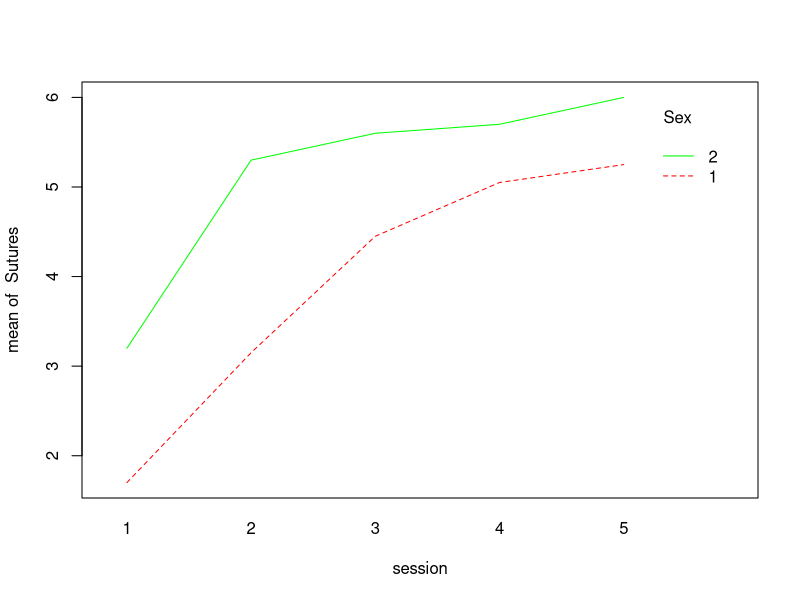
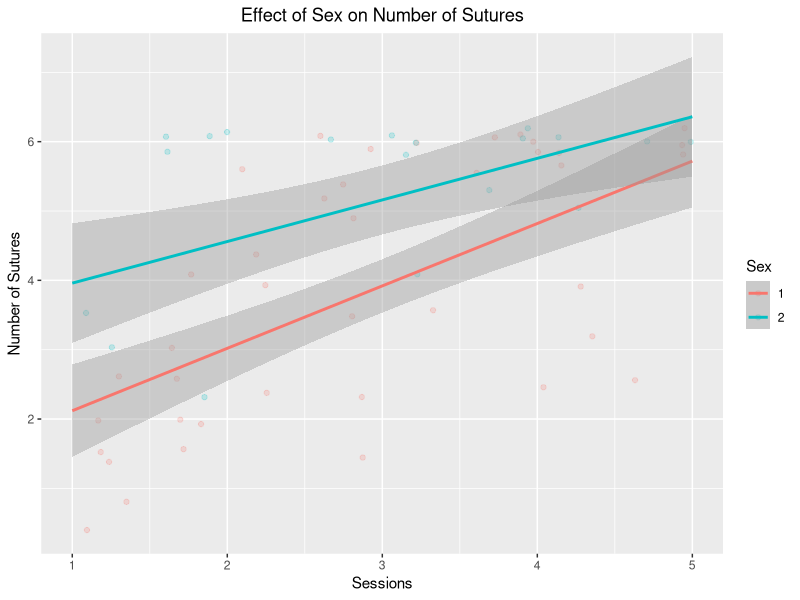
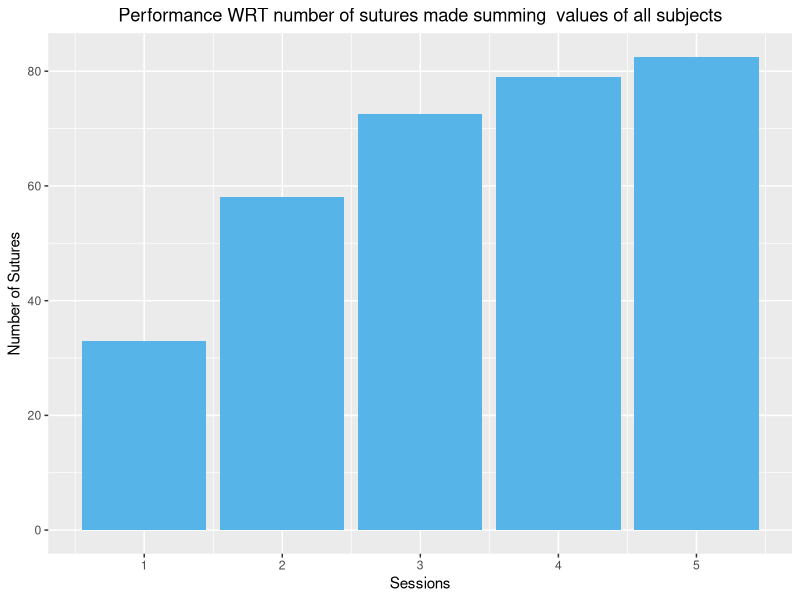
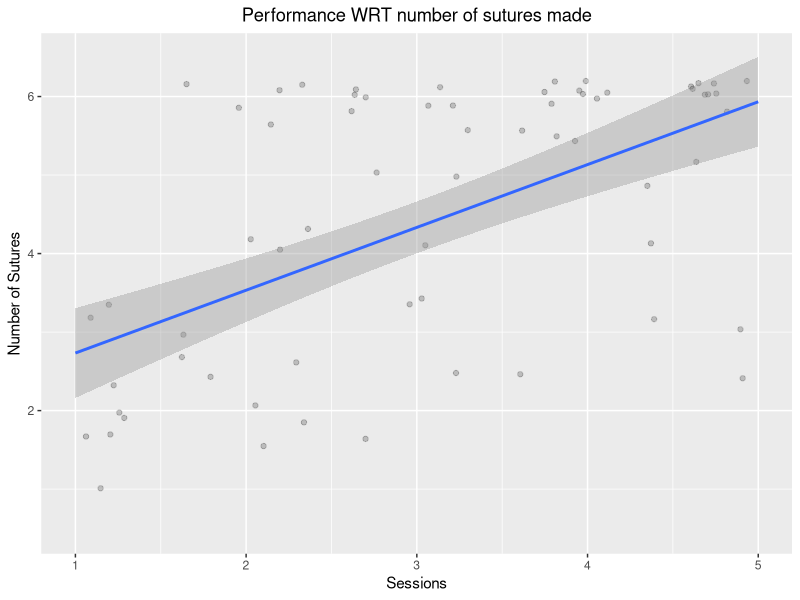
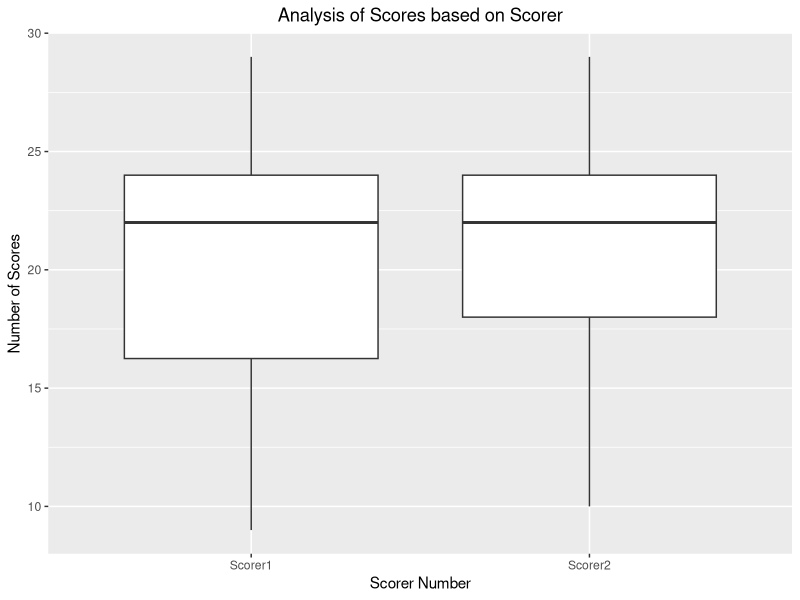
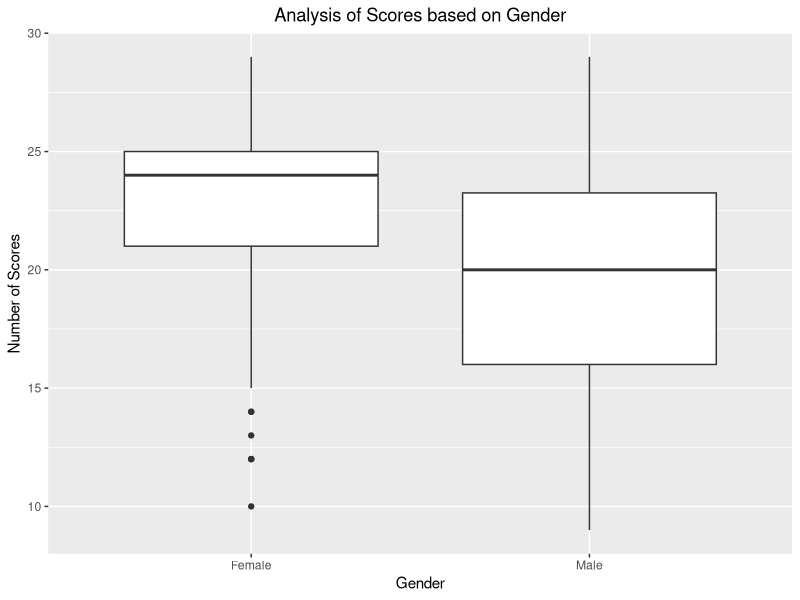
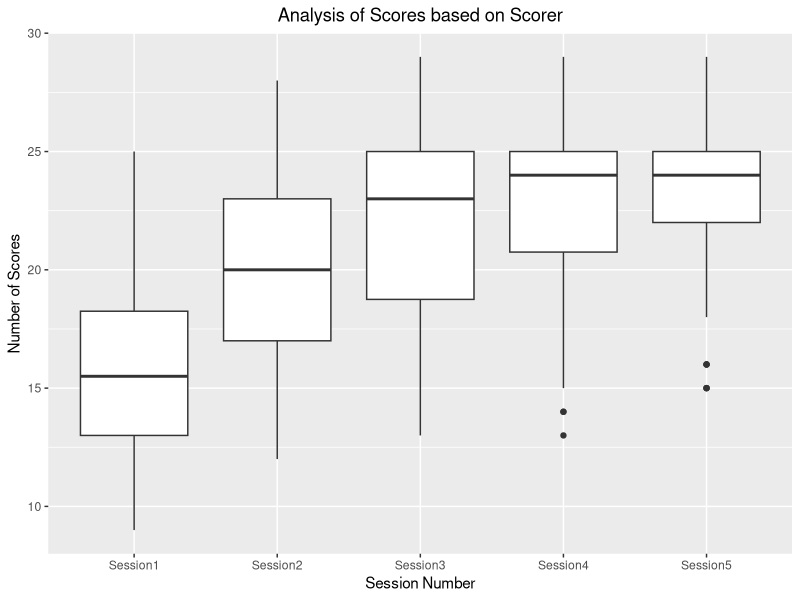
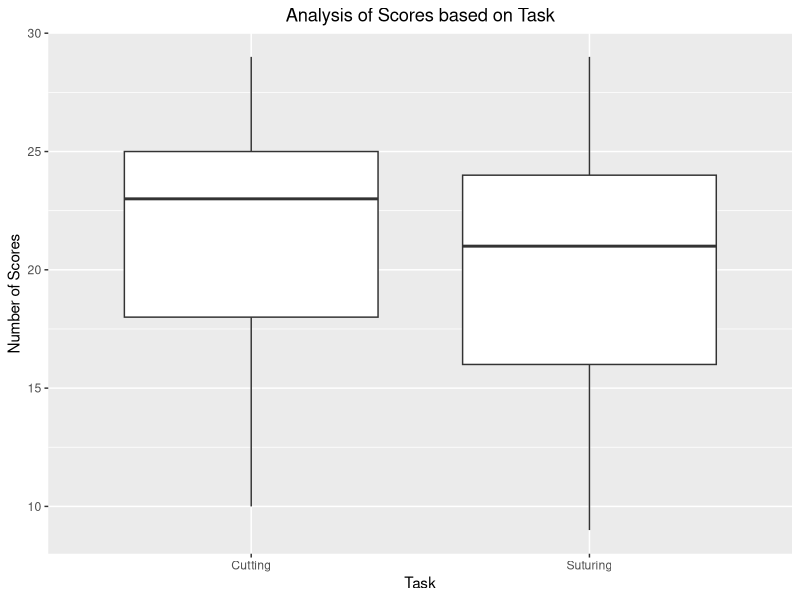

The R source for these figures, in order: (Note: this script raises an error after producing the figures.)
library(openxlsx)
library(readxl)
library(ggplot2)
library(reshape2)
library(dplyr)
library(nlme)
dir=getwd()
dir
data=read.csv("Data/Normalised_Data.csv")
data$Sex[data$Sex==1]="Male"
data$Sex[data$Sex==2]="Female"


#Normalised

# # m1=abs(min(na.exclude(data$Mean_Perspiration)))
# col=data$Mean_Perspiration
# col=as.numeric(col)+m1+0.0015
# 
# list1=data$Mean_Perspiration
# #list1=na.omit(df$Mean_Perspiration)
# list1[is.na(list1)] <- 555
# minimumvalue=abs(min(list1))
# 
# for(i in c(1:length(list1))) {
#   list1[i]=list1[i]+minimumvalue+0.0015
#   #appendedlist=append(appendedlist,newlist)
#   print(list1[i])
# }
# 
# for(i in c(1:length(list1))) {
#   if (list1[i] > 500) {
#     list1[i]=NA
#     print(list1[i])
#   }
# }
# print(list1)
# data["Normalised_PP"]<-NA
# data$Normalised_PP=list1
# write.csv(data,"Data/Normalised_Data.csv")


#Performance WRT Sutures
data2=read_excel("Data/MicrosurgeryPerformance.xlsx")
data2=data2[1:15,]
Subject <- rep(unlist(data2$ID),each=5)
session=rep(c(1:5),15)#rep(c("Session1","Session2","Session3","Session4","Session5"),15)


Sutures=c()
for( i in 1:15){
  Sutures=append(Sutures,c( as.numeric(data2[i,"Sutures 1"]),as.numeric(data2[i,"Sutures 2"]) ,as.numeric(data2[i,"Sutures 3"]) ,as.numeric(data2[i,"Sutures 4"]) ,as.numeric(data2[i,"Sutures 5"])         ))
}
Age=rep(unlist(data2$Age),each=5)
Sex=rep(unlist(data2$Sex),each=5)
sdata=data.frame(Subject,Age, Sex,session,Sutures)
attach(sdata)
interaction.plot(x.factor     = session,
                 trace.factor = Sex, 
                 response     = Sutures, 
                 col=c("red","green"),  ### Colors for levels of trace var.
                 
                 ### Order by factor order in data
)
for (i in 1:length(Sex)){
  if(as.numeric(Sex[i])==1){
    Sex[i]="Male"
  }
  else if(as.numeric(Sex[i])==2) {
    Sex[i]="Female"
  }
}
p1=ggplot(sdata,aes(session, Sutures, colour=Sex)) + theme(plot.title = element_text(hjust = 0.5)) + 
  geom_jitter(alpha=0.2) +geom_smooth(method=lm)+xlim(1,5)+
  labs(x = 'Sessions', y = 'Number of Sutures')+ggtitle("Effect of Sex on Number of Sutures")
ggsave(filename="Plot/SuturingVsSex.pdf", plot=p1)

session=rep(c("Session1","Session2","Session3","Session4","Session5"),15)
summary(lm(Sutures~Sex*session))

p2=ggplot(sdata,aes(session, Sutures)) + theme(plot.title = element_text(hjust = 0.5)) + 
  #geom_jitter(alpha=0.2) +geom_smooth(method=lm)+xlim(1,5)+
  geom_bar(stat="identity",fill="#56B4E9")+
  labs(x = 'Sessions', y = 'Number of Sutures')+ggtitle("Performance WRT number of sutures made summing  values of all subjects")
ggsave(filename="Plot/PerformanceWRTSutures_bar.pdf", plot=p2)


p3=ggplot(sdata,aes(session, Sutures)) +
  geom_jitter(alpha=0.2) +geom_smooth(method=lm)+xlim(1,5)+ theme(plot.title = element_text(hjust = 0.5)) + 
  #geom_bar(stat="identity",fill="#56B4E9")+
  labs(x = 'Sessions', y = 'Number of Sutures')+ggtitle("Performance WRT number of sutures made")
ggsave(filename="Plot/PerformanceWRTSutures.pdf", plot=p3)

summary(lm(Sutures~session))






#Summary_Based on Scores with all other attributes
summary(lm(formula = Scores~log(Normalised_PP)+Age+Sex+Task+Scorer+Session,data=data))

#Random Effect
rand_data=na.omit(data)
anova(lme(Scores~Normalised_PP+Age+Year+Sex+Task+Session,random=~1|Subject,data=rand_data))

p4 = ggplot(data, aes(x=Scorer, y=Scores))  + theme(plot.title = element_text(hjust = 0.5)) +  
  geom_boxplot()+ggtitle("Analysis of Scores based on Scorer") +labs(x="Scorer Number",y="Number of Scores")
ggsave(filename="Plot/ScorerVsScore.pdf", plot=p4)


p5 = ggplot(data, aes(x=Sex, y=Scores))  + theme(plot.title = element_text(hjust = 0.5)) +  
  geom_boxplot()+ggtitle("Analysis of Scores based on Gender") +labs(x="Gender",y="Number of Scores")
ggsave(filename="Plot/GenderVsScore.pdf", plot=p5)


p6 = ggplot(data, aes(x=Session, y=Scores))  + theme(plot.title = element_text(hjust = 0.5)) +  
  geom_boxplot()+ggtitle("Analysis of Scores based on Scorer") +labs(x="Session Number",y="Number of Scores")
ggsave(filename="Plot/SessionVsScore.pdf", plot=p6)


p7 = ggplot(data, aes(x=Task, y=Scores))  + theme(plot.title = element_text(hjust = 0.5)) +  
  geom_boxplot()+ggtitle("Analysis of Scores based on Task") +labs(x="Task",y="Number of Scores")
ggsave(filename="Plot/TaskVsScore.pdf", plot=p7)

#Summary_Based on Time with all other attributes
summary(lm(formula = Time~log(Normalised_PP)+Age+Sex+Task+Session,data=data))

p8 = ggplot(data, aes(x=Scorer, y=Time))  + theme(plot.title = element_text(hjust = 0.5)) +  
  geom_boxplot()+ggtitle("Analysis of Time based on Scorer") +labs(x="Scorer Number",y="Time in seconds")
ggsave(filename="Plot/ScorerVsTime.pdf", plot=p8)


p9 = ggplot(data, aes(x=Sex, y=Time)) + theme(plot.title = element_text(hjust = 0.5)) +  
  geom_boxplot()+ggtitle("Analysis of Time based on Gender") +labs(x="Gender",y="Time in seconds")
ggsave(filename="Plot/GenderVsTime.pdf", plot=p9)


p10 = ggplot(data, aes(x=Session, y=Time))  + theme(plot.title = element_text(hjust = 0.5)) +  
  geom_boxplot()+ggtitle("Analysis of Time based on Scorer") +labs(x="Session Number",y="Time in seconds")
ggsave(filename="Plot/SessionVsTime.pdf", plot=p10)


p11 = ggplot(data, aes(x=Task,y=Time))  + theme(plot.title = element_text(hjust = 0.5)) +  
  geom_boxplot()+ggtitle("Analysis of Time based on Task") +labs(x="Task",y="Time in seconds")
ggsave(filename="Plot/TaskVsTime.pdf", plot=p11)


#Analysis based on Scorer
Cutting=read.csv("Data/Cutting_Data.csv")
p12=ggplot(Cutting, aes(x=Scorer, y=Scores)) + theme(plot.title = element_text(hjust = 0.5)) +  
  geom_boxplot()+ggtitle("Analysis of Scores based on Scorer") +labs(x="Scorer Number",y="Number of Scorer")
ggsave(filename="Plot/Cutting_ScorerVsScore.pdf", plot=p12)
#Wilcox Test
CScorer1=as.numeric(Cutting[1:75,7])
CScorer2=as.numeric(Cutting[76:150,7])
wilcox.test(CScorer2,CScorer1, paired=TRUE, alternative ="two.sided")

Suturing=read.csv("Data/Suturing_Data.csv")
p13=ggplot(Suturing, aes(x=Scorer, y=Scores)) + 
  geom_boxplot()+ggtitle("Analysis of Scores based on Scorer") +labs(x="Scorer Number",y="Number of Scorer")
ggsave(filename="Plot/Suturing_ScorerVsScore.pdf", plot=p13)
SScorer1=as.numeric(Suturing[1:75,7])
SScorer2=as.numeric(Suturing[76:150,7])
#Wilcox Test
wilcox.test(SScorer2,SScorer1, paired=TRUE, alternative ="two.sided")


#Wilcox Test:
wilcox.test(Cutting$Scores,Suturing$Scores,paired=TRUE, alternative ="two.sided")
